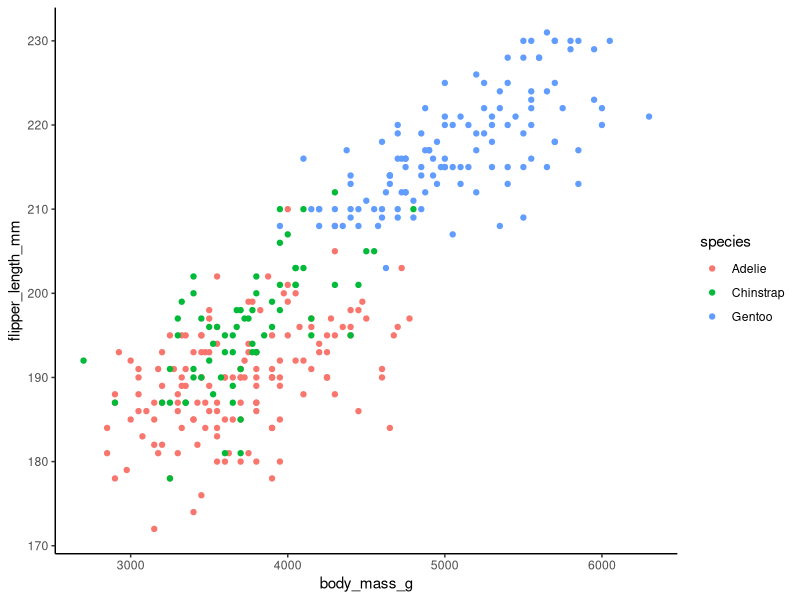
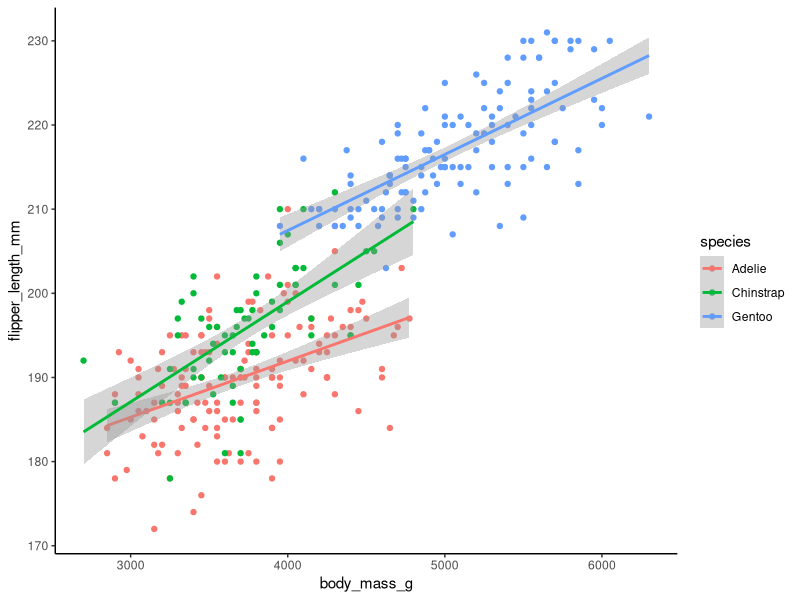

Generate these figures, in order, with R:
## ---- chunk 1
#install.packages("palmerpenguins")
library (palmerpenguins)
library(tidyverse)

dim(penguins)
ncol(penguins)
head(penguins)
## ---- chunk 2
ggplot(penguins)+
  geom_point(mapping = aes(x=body_mass_g, y=flipper_length_mm, color=species))+
  theme_classic()
## ---- chunk 3
ggplot(penguins)+
  geom_point(mapping = aes(x=body_mass_g, y=flipper_length_mm, color=species))+
 geom_smooth(mapping = aes(x=body_mass_g, y=flipper_length_mm, color=species), method = 'lm')+
  theme_classic()
